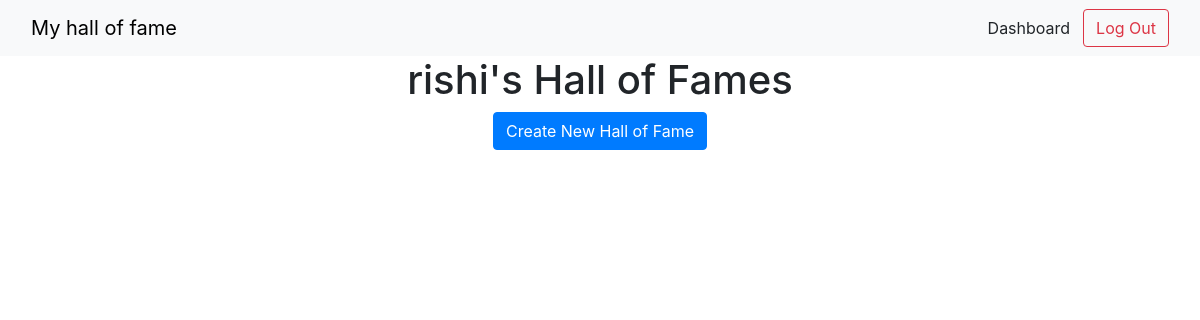
The page /dashboard (signed in) on the database as committed earlier.
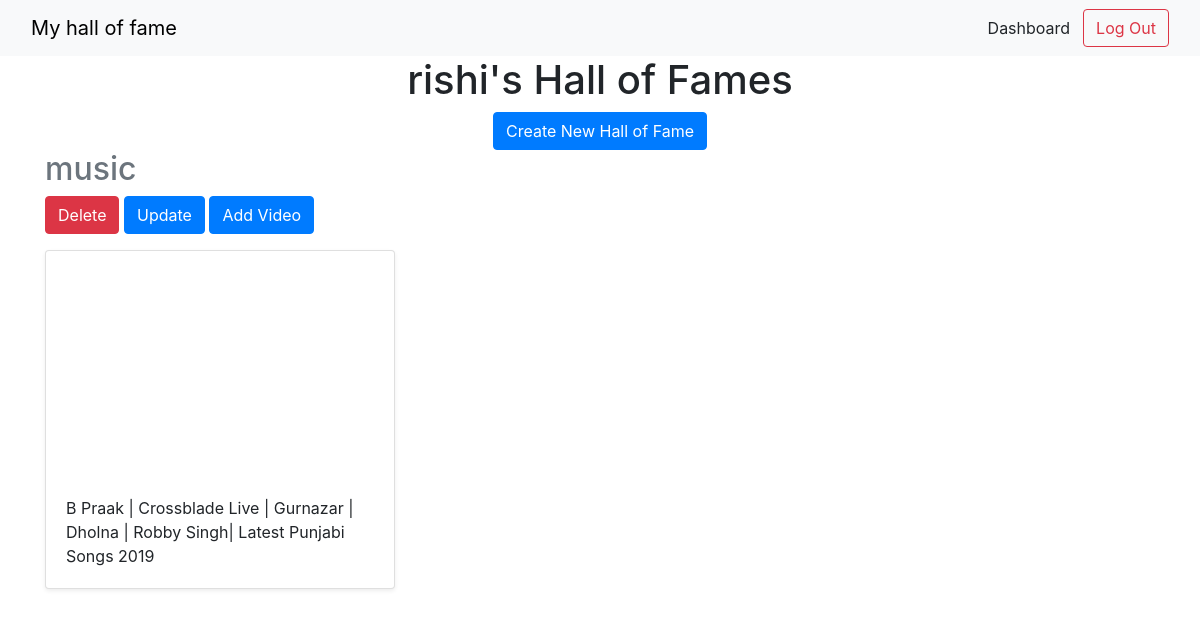
The same page on the database as committed later.
### halls/models.py (models this page shows)
class Hall(models.Model):
    title = models.CharField(max_length=255)
    user = models.ForeignKey(User,on_delete=models.CASCADE)

class Video(models.Model):
    title = models.CharField(max_length=255)
    url = models.URLField()
    youtube_id = models.CharField(max_length=255)
    hall = models.ForeignKey(Hall, on_delete=models.CASCADE)

### halls/views.py (the view)
# urls.py: path('dashboard',views.dashboard, name='dashboard'),
@login_required
def dashboard(request):
    halls = Hall.objects.filter(user=request.user)
    return render(request, 'halls/dashboard.html',{'halls':halls})

### halls/templates/halls/dashboard.html
{% extends 'halls/base.html' %}
{% block content %}
<div class="container">
    <div class="text-center">
        <h1>{{ user.username }}'s Hall of Fames</h1>
        <a href="{% url 'create_hall' %}" class="btn btn-primary ">Create New Hall of Fame</a>
    </div>
    {% for hall in halls %}
    <h2><a href="{% url 'detail_hall' hall.id %} "class="text-decoration-none text-secondary">{{ hall.title }}</a></h2>
    <a href="{% url 'delete_hall' hall.id %}" class="btn btn-danger">Delete</a>
    <a href="{% url 'update_hall' hall.id %}" class="btn btn-primary">Update </a>
    <a href="{% url 'add_video' hall.id %}" class="btn btn-primary">Add Video</a>
    <div class="row">
        {% for video in hall.video_set.all %}
        <div class="col-md-4 mt-3">
            <div class="card mb-4 shadow-sm">
                <iframe width="100%" height="225" src="https://www.youtube.com/embed/{{ video.youtube_id }}"
                    frameborder="0"
                    allow="accelerometer; autoplay; clipboard-write; encrypted-media; gyroscope; picture-in-picture; web-share"
                    allowfullscreen></iframe>
                <div class="card-body">
                    <p class="card-text">{{ video.title }}</p>
                </div>
            </div>
        </div>
        {% endfor %}
    </div>
    {% endfor %}
</div>
{% endblock %}

### halls/templates/halls/base.html (shortened to what this page needs)
<!doctype html>
<html lang="en">
{% load static %}
<head>
    <link href="https://cdn.jsdelivr.net/npm/bootstrap@5.3.0-alpha3/dist/css/bootstrap.min.css" rel="stylesheet"
>
    <link href="{% static 'custom.css' %}" rel="stylesheet">
    <link href="{% static 'bootstrap/css/bootstrap.min.css' %}" rel="stylesheet">
</head>
<body>
    <nav class="navbar bg-body-tertiary">
        <div class="container-fluid">
            <a class="navbar-brand">My hall of fame</a>
            <form class="d-flex" role="search">
                {% if user.is_authenticated %}
                <a class="btn btn-light" href="{% url 'dashboard' %}">Dashboard</a>
                <a class="btn btn-outline-danger" href="{% url 'logout' %}">Log Out</a>
                {% else %}
                <a class="btn btn-light" href="{% url 'login' %}">Login</a>
                {% endif %}
            </form>
        </div>
    </nav>
    {% block content %}
    {% endblock %}
</body>
</html>

Rows that differ between the two databases and show on the page:
added Hall: title "music"
added Video: title "B Praak | Crossblade Live | Gurnazar | Dholna | Robby Singh| Latest Punjabi Songs 2019"
